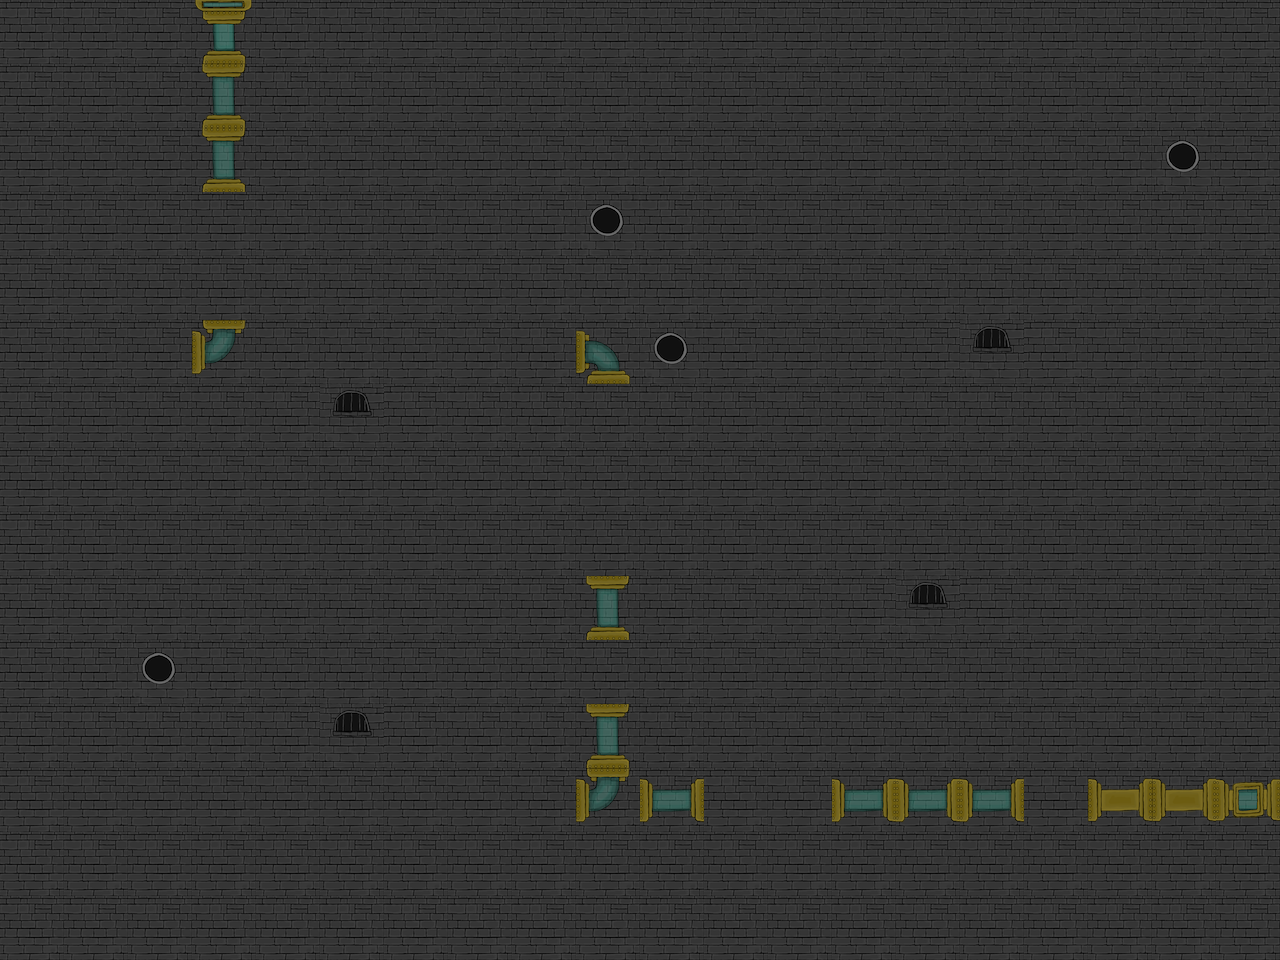

This game map was drawn from its Tiled (.tmx) file and the tilesets committed beside it. A one-line description and the full map source follow:
An orthogonal 20x15 tile map with 64x64 px tiles, 2 tile layers (Tile Layer 1, Tile Layer 2).

<map version="1.2" tiledversion="1.3.2" orientation="orthogonal" renderorder="right-down" compressionlevel="-1" width="20" height="15" tilewidth="64" tileheight="64" infinite="0" nextlayerid="3" nextobjectid="1">
 <editorsettings>
  <export target="dan/pip_v2.csv" format="csv" />
 </editorsettings>
 <tileset firstgid="1" source="dan'sTiles.tsx" />
 <layer id="1" name="Tile Layer 1" width="20" height="15">
  <data encoding="csv">
2,2,2,2,2,2,2,2,2,2,2,2,2,2,2,2,2,2,2,2,
2,2,2,2,2,2,2,2,2,2,2,2,2,2,2,2,2,2,2,2,
2,2,2,2,2,2,2,2,2,2,2,2,2,2,2,2,2,2,1,2,
2,2,2,2,2,2,2,2,2,1,2,2,2,2,2,2,2,2,2,2,
2,2,2,2,2,2,2,2,2,2,2,2,2,2,2,2,2,2,2,2,
2,2,2,2,2,2,2,2,2,2,1,2,2,2,2,5,2,2,2,2,
2,2,2,2,2,5,2,2,2,2,2,2,2,2,2,2,2,2,2,2,
2,2,2,2,2,2,2,2,2,2,2,2,2,2,2,2,2,2,2,2,
2,2,2,2,2,2,2,2,2,2,2,2,2,2,2,2,2,2,2,2,
2,2,2,2,2,2,2,2,2,2,2,2,2,2,5,2,2,2,2,2,
2,2,1,2,2,2,2,2,2,2,2,2,2,2,2,2,2,2,2,2,
2,2,2,2,2,5,2,2,2,2,2,2,2,2,2,2,2,2,2,2,
2,2,2,2,2,2,2,2,2,2,2,2,2,2,2,2,2,2,2,2,
2,2,2,2,2,2,2,2,2,2,2,2,2,2,2,2,2,2,2,2,
2,2,2,2,2,2,2,2,2,2,2,2,2,2,2,2,2,2,2,2
</data>
 </layer>
 <layer id="2" name="Tile Layer 2" width="20" height="15">
  <data encoding="csv">
0,0,0,3,0,0,0,0,0,0,0,0,0,0,0,0,0,0,0,0,
0,0,0,7,0,0,0,0,0,0,0,0,0,0,0,0,0,0,0,0,
0,0,0,7,0,0,0,0,0,0,0,0,0,0,0,0,0,0,0,0,
0,0,0,0,0,0,0,0,0,0,0,0,0,0,0,0,0,0,0,0,
0,0,0,0,0,0,0,0,0,0,0,0,0,0,0,0,0,0,0,0,
0,0,0,11,0,0,0,0,0,15,0,0,0,0,0,0,0,0,0,0,
0,0,0,0,0,0,0,0,0,0,0,0,0,0,0,0,0,0,0,0,
0,0,0,0,0,0,0,0,0,0,0,0,0,0,0,0,0,0,0,0,
0,0,0,0,0,0,0,0,0,0,0,0,0,0,0,0,0,0,0,0,
0,0,0,0,0,0,0,0,0,7,0,0,0,0,0,0,0,0,0,0,
0,0,0,0,0,0,0,0,0,0,0,0,0,0,0,0,0,0,0,0,
0,0,0,0,0,0,0,0,0,7,0,0,0,0,0,0,0,0,0,0,
0,0,0,0,0,0,0,0,0,11,10,0,0,10,10,10,0,14,14,13,
0,0,0,0,0,0,0,0,0,0,0,0,0,0,0,0,0,0,0,0,
0,0,0,0,0,0,0,0,0,0,0,0,0,0,0,0,0,0,0,0
</data>
 </layer>
</map>